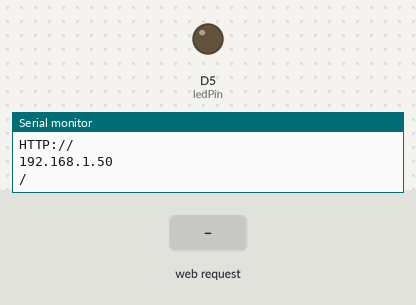
The sketch below on a simulated ESP8266 (Wemos D1 mini). Shown: output pins drawn as LEDs (lit = HIGH), the last lines printed to the serial monitor. Inputs (shaded band) come from the test bench. WiFi joins after 1.5 s; servers stay silent unless stated.

Above: at 2.7 s.
2.8 s: HTTP request GET /RELE=LIGADO received
At 4.0 s:
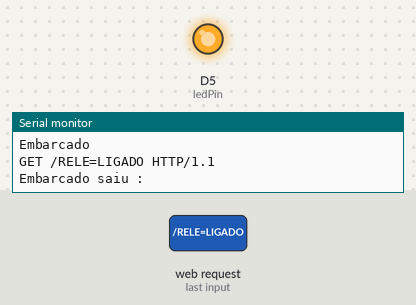
4.3 s: HTTP request GET /RELE=DESLIGADO received
At 5.3 s:
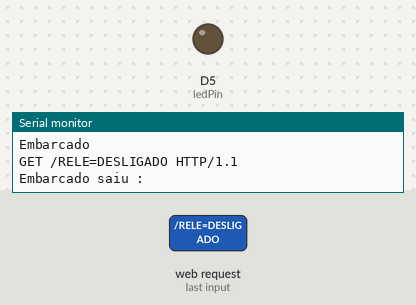
Timing chart, 0 to 7.3 s (numbered marks = the images above; inputs shaded):
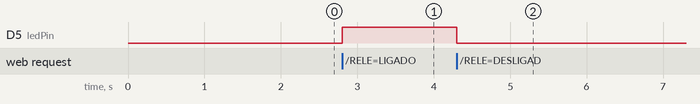

Measured:
- after the input at 2.8 s, D5 (ledPin): LOW → HIGH at once
- after the input at 4.3 s, D5 (ledPin): HIGH → LOW at once

The sketch:

testewemos_vintepilla.ino
```cpp
#include <ESP8266WiFi.h>

const char* ssid = "Gseal2.4";
const char* password = "CP1143SM3BB";
int ledPin= D5;
WiFiServer server(80);


void setup() {
Serial.begin(9600);
delay(10);


pinMode(ledPin,OUTPUT);
digitalWrite(ledPin, LOW);
//conecta na rede e mostra na porta serial
Serial.println();
Serial.println();
Serial.println("Conectando a rede ");

WiFi.begin(ssid, password);

while (WiFi.status() != WL_CONNECTED)
{
  delay(500);
  Serial.print(".");

}

Serial.println("");
Serial.println("Wifi conectado");

// inicia o servidor
server.begin();
Serial.println("Servidor iniciado");

// retorna o valor do IP que estará nosso servidor na rede

Serial.println("USar essa URL: ");
Serial.println("HTTP://");
Serial.println(WiFi.localIP());
Serial.println("/");


}

void loop() {
  // Monitora se existe Cliente( alguém) usando o navegador. Pode ser acompanhado pela porta COM
  WiFiClient client = server.available();
  if (!client) {
    return;
  }

  // Servidor fica em estado de espera para alguém enviar o comando( Dados)
  Serial.println("Embarcado");
  while(!client.available()){
    delay(1);
  }
 // AQUI COMEÇA O CÓDIGO HTML junto com a chamada HTTP>>>>>>
  // Faz a leitura da chamada HTTP e mostra os valores baseado no programa acima no VOID SETUP.
  // Lembrando que aqui não é o programa que subimos( void setup()) e sim, a parte HTML que será enviado para o servidor.
  String request = client.readStringUntil('\r');
  Serial.println(request);
  client.flush();

  // Compara o pedido de Chamada HTTP e verifica se bate com o programa que fizemos.

  int value = LOW;
  if (request.indexOf("/RELE=LIGADO") != -1) {
    digitalWrite(ledPin, HIGH);
    value = HIGH;
  }
  if (request.indexOf("/RELE=DESLIGADO") != -1){
    digitalWrite(ledPin, LOW);
    value = LOW;
  }

  //  Se o Servidor, conseguiu entender a chamada que fizemos acima, Retorna o Valor Lido e mostra no Navegador.
  client.println("HTTP/1.1 200 OK");
  client.println("Content-Type: text/html");
  client.println(""); // Deixei em branco para quem adivinhar o que faz aqui. Não afeta o código, mas gera algo interessante (:
  client.println("<!DOCTYPE HTML>");
  client.println("<html>");

  client.print("Status do Rele WEMOS: ");

  if(value == HIGH) {
    client.print("LIGADO");
  } else {
    client.print("DESLIGADO");
  }
  client.println("<br><br>");
  client.println("Click <a href=\"/RELE=LIGADO\">Aqui</a> Ativar Rele LIGADO<br>");
  client.println("Click <a href=\"/RELE=DESLIGADO\">Aqui</a> Desativar Rele DESLIGADO<br>");
  client.println("</html>");

  delay(1);
  Serial.println("Embarcado saiu :");
  Serial.println("");

}
```
